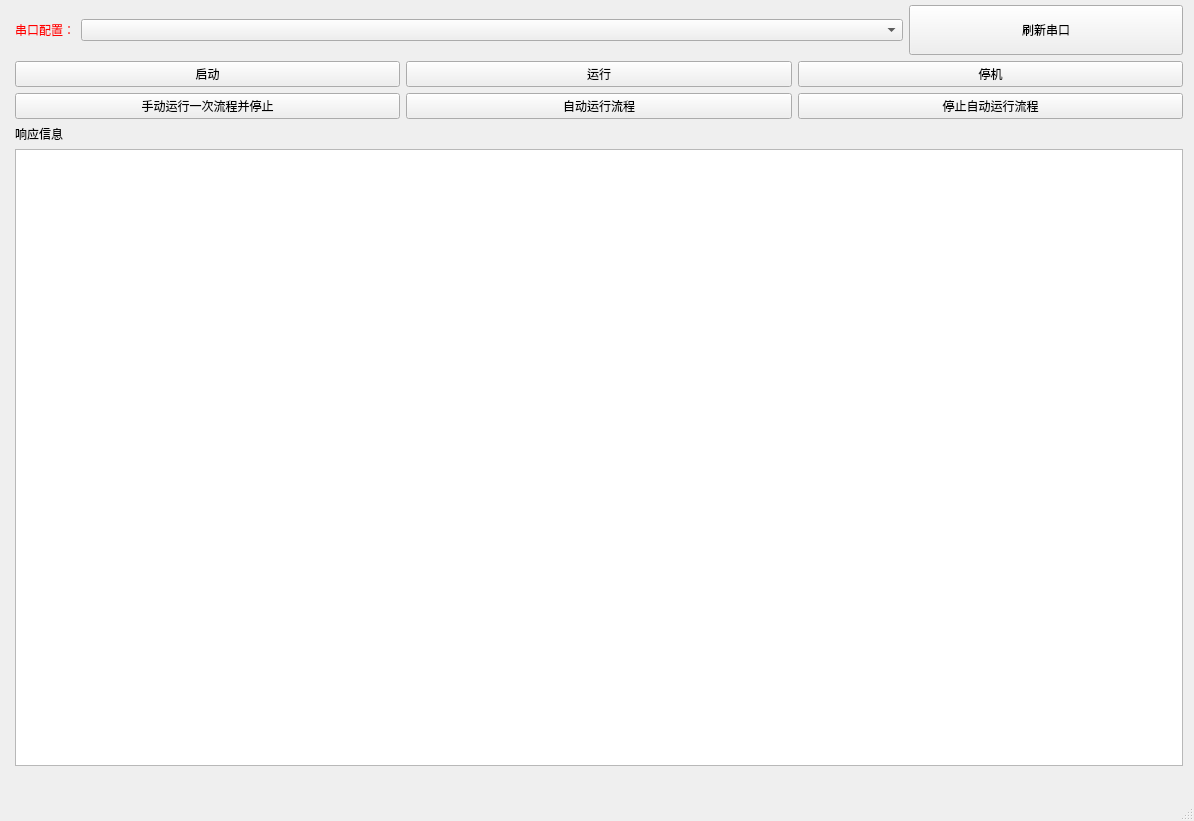
<?xml version="1.0" encoding="UTF-8"?>
<ui version="4.0">
 <class>UFC_UGC_ZOS_window</class>
 <widget class="QMainWindow" name="UFC_UGC_ZOS_window">
  <property name="geometry">
   <rect>
    <x>0</x>
    <y>0</y>
    <width>1194</width>
    <height>821</height>
   </rect>
  </property>
  <property name="windowTitle">
   <string>MainWindow</string>
  </property>
  <widget class="QWidget" name="centralwidget">
   <widget class="QWidget" name="verticalLayoutWidget_3">
    <property name="geometry">
     <rect>
      <x>10</x>
      <y>0</y>
      <width>1178</width>
      <height>771</height>
     </rect>
    </property>
    <layout class="QVBoxLayout" name="verticalLayout_2" stretch="0,0,0,0">
     <property name="sizeConstraint">
      <enum>QLayout::SetMinAndMaxSize</enum>
     </property>
     <property name="leftMargin">
      <number>5</number>
     </property>
     <property name="topMargin">
      <number>5</number>
     </property>
     <property name="rightMargin">
      <number>5</number>
     </property>
     <property name="bottomMargin">
      <number>5</number>
     </property>
     <item>
      <layout class="QHBoxLayout" name="horizontalLayout" stretch="0,3,1">
       <property name="sizeConstraint">
        <enum>QLayout::SetMaximumSize</enum>
       </property>
       <item>
        <widget class="QLabel" name="label_3">
         <property name="styleSheet">
          <string notr="true">QLabel{
color:red;
}</string>
         </property>
         <property name="text">
          <string>串口配置：</string>
         </property>
        </widget>
       </item>
       <item>
        <widget class="QComboBox" name="port_combox">
         <property name="minimumSize">
          <size>
           <width>250</width>
           <height>0</height>
          </size>
         </property>
        </widget>
       </item>
       <item>
        <widget class="QPushButton" name="refresh_port_btn">
         <property name="minimumSize">
          <size>
           <width>0</width>
           <height>50</height>
          </size>
         </property>
         <property name="text">
          <string>刷新串口</string>
         </property>
        </widget>
       </item>
      </layout>
     </item>
     <item>
      <layout class="QHBoxLayout" name="horizontalLayout_3">
       <item>
        <widget class="QPushButton" name="start_btn">
         <property name="text">
          <string>启动</string>
         </property>
        </widget>
       </item>
       <item>
        <widget class="QPushButton" name="run_btn">
         <property name="text">
          <string>运行</string>
         </property>
        </widget>
       </item>
       <item>
        <widget class="QPushButton" name="stop_btn">
         <property name="text">
          <string>停机</string>
         </property>
        </widget>
       </item>
      </layout>
     </item>
     <item>
      <layout class="QHBoxLayout" name="horizontalLayout_2">
       <property name="rightMargin">
        <number>0</number>
       </property>
       <item>
        <widget class="QPushButton" name="manual_btn">
         <property name="text">
          <string>手动运行一次流程并停止</string>
         </property>
        </widget>
       </item>
       <item>
        <widget class="QPushButton" name="auto_btn">
         <property name="text">
          <string>自动运行流程</string>
         </property>
        </widget>
       </item>
       <item>
        <widget class="QPushButton" name="disabled_auto_btn">
         <property name="text">
          <string>停止自动运行流程</string>
         </property>
        </widget>
       </item>
      </layout>
     </item>
     <item>
      <layout class="QVBoxLayout" name="verticalLayout" stretch="1">
       <item>
        <layout class="QVBoxLayout" name="verticalLayout_3" stretch="0,1">
         <item>
          <widget class="QLabel" name="label_4">
           <property name="sizePolicy">
            <sizepolicy hsizetype="Minimum" vsizetype="Minimum">
             <horstretch>0</horstretch>
             <verstretch>0</verstretch>
            </sizepolicy>
           </property>
           <property name="text">
            <string>响应信息</string>
           </property>
          </widget>
         </item>
         <item>
          <widget class="QListWidget" name="responselist"/>
         </item>
        </layout>
       </item>
      </layout>
     </item>
    </layout>
   </widget>
  </widget>
  <widget class="QMenuBar" name="menubar">
   <property name="geometry">
    <rect>
     <x>0</x>
     <y>0</y>
     <width>1194</width>
     <height>22</height>
    </rect>
   </property>
  </widget>
  <widget class="QStatusBar" name="statusbar"/>
 </widget>
 <resources/>
 <connections/>
</ui>
